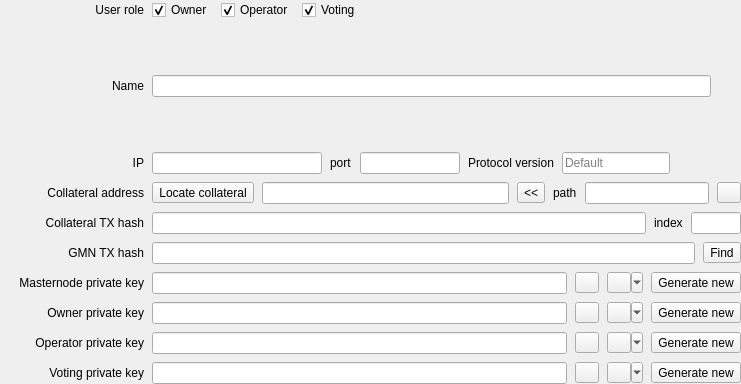
<?xml version="1.0" encoding="UTF-8"?>
<ui version="4.0">
 <class>WdgMasternodeDetails</class>
 <widget class="QWidget" name="WdgMasternodeDetails">
  <property name="geometry">
   <rect>
    <x>0</x>
    <y>0</y>
    <width>741</width>
    <height>384</height>
   </rect>
  </property>
  <property name="sizePolicy">
   <sizepolicy hsizetype="Preferred" vsizetype="Preferred">
    <horstretch>0</horstretch>
    <verstretch>0</verstretch>
   </sizepolicy>
  </property>
  <property name="minimumSize">
   <size>
    <width>700</width>
    <height>0</height>
   </size>
  </property>
  <property name="windowTitle">
   <string>Form</string>
  </property>
  <property name="styleSheet">
   <string notr="true"/>
  </property>
  <layout class="QVBoxLayout" name="verticalLayout_2">
   <property name="spacing">
    <number>0</number>
   </property>
   <property name="leftMargin">
    <number>0</number>
   </property>
   <property name="topMargin">
    <number>0</number>
   </property>
   <property name="rightMargin">
    <number>0</number>
   </property>
   <property name="bottomMargin">
    <number>0</number>
   </property>
   <item>
    <widget class="QWidget" name="widget_2" native="true">
     <property name="sizePolicy">
      <sizepolicy hsizetype="Preferred" vsizetype="Preferred">
       <horstretch>0</horstretch>
       <verstretch>0</verstretch>
      </sizepolicy>
     </property>
     <layout class="QVBoxLayout" name="verticalLayout">
      <property name="spacing">
       <number>8</number>
      </property>
      <property name="leftMargin">
       <number>0</number>
      </property>
      <property name="topMargin">
       <number>0</number>
      </property>
      <property name="rightMargin">
       <number>0</number>
      </property>
      <property name="bottomMargin">
       <number>0</number>
      </property>
      <item>
       <layout class="QHBoxLayout" name="horizontalLayout_12">
        <item>
         <widget class="QLabel" name="lblUserRole">
          <property name="minimumSize">
           <size>
            <width>144</width>
            <height>0</height>
           </size>
          </property>
          <property name="text">
           <string>User role</string>
          </property>
          <property name="alignment">
           <set>Qt::AlignRight|Qt::AlignTrailing|Qt::AlignVCenter</set>
          </property>
         </widget>
        </item>
        <item>
         <widget class="QCheckBox" name="chbRoleOwner">
          <property name="text">
           <string>Owner</string>
          </property>
          <property name="checked">
           <bool>true</bool>
          </property>
         </widget>
        </item>
        <item>
         <widget class="QCheckBox" name="chbRoleOperator">
          <property name="text">
           <string>Operator</string>
          </property>
          <property name="checked">
           <bool>true</bool>
          </property>
         </widget>
        </item>
        <item>
         <widget class="QCheckBox" name="chbRoleVoting">
          <property name="text">
           <string>Voting</string>
          </property>
          <property name="checked">
           <bool>true</bool>
          </property>
         </widget>
        </item>
        <item>
         <spacer name="horizontalSpacer_3">
          <property name="orientation">
           <enum>Qt::Horizontal</enum>
          </property>
          <property name="sizeHint" stdset="0">
           <size>
            <width>40</width>
            <height>0</height>
           </size>
          </property>
         </spacer>
        </item>
       </layout>
      </item>
      <item>
       <layout class="QHBoxLayout" name="horizontalLayout_2">
        <item>
         <widget class="QLabel" name="lblName">
          <property name="minimumSize">
           <size>
            <width>144</width>
            <height>0</height>
           </size>
          </property>
          <property name="layoutDirection">
           <enum>Qt::LeftToRight</enum>
          </property>
          <property name="text">
           <string>Name</string>
          </property>
          <property name="alignment">
           <set>Qt::AlignRight|Qt::AlignTrailing|Qt::AlignVCenter</set>
          </property>
         </widget>
        </item>
        <item>
         <widget class="QLineEdit" name="edtName"/>
        </item>
        <item>
         <widget class="QLabel" name="lblTitle">
          <property name="sizePolicy">
           <sizepolicy hsizetype="Minimum" vsizetype="Preferred">
            <horstretch>0</horstretch>
            <verstretch>0</verstretch>
           </sizepolicy>
          </property>
          <property name="styleSheet">
           <string notr="true"/>
          </property>
          <property name="text">
           <string/>
          </property>
          <property name="wordWrap">
           <bool>false</bool>
          </property>
         </widget>
        </item>
        <item>
         <widget class="QLabel" name="lblAction">
          <property name="text">
           <string/>
          </property>
         </widget>
        </item>
       </layout>
      </item>
      <item>
       <layout class="QHBoxLayout" name="horizontalLayout_3" stretch="0,1,0,0,0,0,0">
        <item>
         <widget class="QLabel" name="lblIP">
          <property name="minimumSize">
           <size>
            <width>144</width>
            <height>0</height>
           </size>
          </property>
          <property name="layoutDirection">
           <enum>Qt::LeftToRight</enum>
          </property>
          <property name="text">
           <string>IP</string>
          </property>
          <property name="alignment">
           <set>Qt::AlignRight|Qt::AlignTrailing|Qt::AlignVCenter</set>
          </property>
         </widget>
        </item>
        <item>
         <widget class="QLineEdit" name="edtIP">
          <property name="sizePolicy">
           <sizepolicy hsizetype="Fixed" vsizetype="Fixed">
            <horstretch>0</horstretch>
            <verstretch>0</verstretch>
           </sizepolicy>
          </property>
          <property name="minimumSize">
           <size>
            <width>170</width>
            <height>0</height>
           </size>
          </property>
          <property name="clearButtonEnabled">
           <bool>true</bool>
          </property>
         </widget>
        </item>
        <item>
         <widget class="QLabel" name="lblPort">
          <property name="text">
           <string>port</string>
          </property>
         </widget>
        </item>
        <item>
         <widget class="QLineEdit" name="edtPort">
          <property name="sizePolicy">
           <sizepolicy hsizetype="Fixed" vsizetype="Fixed">
            <horstretch>0</horstretch>
            <verstretch>0</verstretch>
           </sizepolicy>
          </property>
          <property name="maximumSize">
           <size>
            <width>100</width>
            <height>16777215</height>
           </size>
          </property>
          <property name="clearButtonEnabled">
           <bool>true</bool>
          </property>
         </widget>
        </item>
        <item>
         <widget class="QLabel" name="lblProtocolVersion">
          <property name="text">
           <string>Protocol version</string>
          </property>
         </widget>
        </item>
        <item>
         <widget class="QLineEdit" name="edtProtocolVersion">
          <property name="sizePolicy">
           <sizepolicy hsizetype="Fixed" vsizetype="Fixed">
            <horstretch>0</horstretch>
            <verstretch>0</verstretch>
           </sizepolicy>
          </property>
          <property name="placeholderText">
           <string>Default</string>
          </property>
          <property name="clearButtonEnabled">
           <bool>true</bool>
          </property>
         </widget>
        </item>
        <item>
         <spacer name="horizontalSpacer_2">
          <property name="orientation">
           <enum>Qt::Horizontal</enum>
          </property>
          <property name="sizeHint" stdset="0">
           <size>
            <width>0</width>
            <height>0</height>
           </size>
          </property>
         </spacer>
        </item>
       </layout>
      </item>
      <item>
       <layout class="QHBoxLayout" name="horizontalLayout_5" stretch="0,0,2,0,0,1,0">
        <item>
         <widget class="QLabel" name="lblCollateral">
          <property name="minimumSize">
           <size>
            <width>144</width>
            <height>0</height>
           </size>
          </property>
          <property name="text">
           <string>Collateral address</string>
          </property>
          <property name="alignment">
           <set>Qt::AlignRight|Qt::AlignTrailing|Qt::AlignVCenter</set>
          </property>
         </widget>
        </item>
        <item>
         <widget class="QToolButton" name="btnLocateCollateral">
          <property name="text">
           <string>Locate collateral</string>
          </property>
         </widget>
        </item>
        <item>
         <widget class="QLineEdit" name="edtCollateralAddress">
          <property name="clearButtonEnabled">
           <bool>true</bool>
          </property>
         </widget>
        </item>
        <item>
         <widget class="QToolButton" name="btnBip32PathToAddress">
          <property name="toolTip">
           <string>Convert BIP32 path to address</string>
          </property>
          <property name="text">
           <string>&lt;&lt;</string>
          </property>
         </widget>
        </item>
        <item>
         <widget class="QLabel" name="lblCollateralPath">
          <property name="text">
           <string>path</string>
          </property>
         </widget>
        </item>
        <item>
         <widget class="QLineEdit" name="edtCollateralPath">
          <property name="maximumSize">
           <size>
            <width>16777215</width>
            <height>16777215</height>
           </size>
          </property>
          <property name="clearButtonEnabled">
           <bool>true</bool>
          </property>
         </widget>
        </item>
        <item>
         <widget class="QToolButton" name="btnShowCollateralPathAddress">
          <property name="maximumSize">
           <size>
            <width>16777215</width>
            <height>21</height>
           </size>
          </property>
          <property name="toolTip">
           <string>Show Gewel address for the entered BIP32 path</string>
          </property>
          <property name="text">
           <string/>
          </property>
         </widget>
        </item>
       </layout>
      </item>
      <item>
       <layout class="QHBoxLayout" name="horizontalLayout_6">
        <item>
         <widget class="QLabel" name="lblCollateralTxHash">
          <property name="minimumSize">
           <size>
            <width>144</width>
            <height>0</height>
           </size>
          </property>
          <property name="text">
           <string>Collateral TX hash</string>
          </property>
          <property name="alignment">
           <set>Qt::AlignRight|Qt::AlignTrailing|Qt::AlignVCenter</set>
          </property>
         </widget>
        </item>
        <item>
         <widget class="QLineEdit" name="edtCollateralTxHash">
          <property name="clearButtonEnabled">
           <bool>true</bool>
          </property>
         </widget>
        </item>
        <item>
         <widget class="QLabel" name="lblCollateralTxIndex">
          <property name="text">
           <string>index</string>
          </property>
         </widget>
        </item>
        <item>
         <widget class="QLineEdit" name="edtCollateralTxIndex">
          <property name="maximumSize">
           <size>
            <width>50</width>
            <height>16777215</height>
           </size>
          </property>
         </widget>
        </item>
       </layout>
      </item>
      <item>
       <layout class="QHBoxLayout" name="horizontalLayout_10">
        <item>
         <widget class="QLabel" name="lblGMNTxHash">
          <property name="minimumSize">
           <size>
            <width>144</width>
            <height>0</height>
           </size>
          </property>
          <property name="text">
           <string>GMN TX hash</string>
          </property>
          <property name="alignment">
           <set>Qt::AlignRight|Qt::AlignTrailing|Qt::AlignVCenter</set>
          </property>
         </widget>
        </item>
        <item>
         <widget class="QLineEdit" name="edtGMNTxHash">
          <property name="clearButtonEnabled">
           <bool>true</bool>
          </property>
         </widget>
        </item>
        <item>
         <widget class="QToolButton" name="btnFindGMNTxHash">
          <property name="toolTip">
           <string>Find GMN TX hash based on the ip/port or collateral tx</string>
          </property>
          <property name="text">
           <string>Find</string>
          </property>
         </widget>
        </item>
       </layout>
      </item>
      <item>
       <layout class="QHBoxLayout" name="horizontalLayout">
        <item>
         <widget class="QLabel" name="lblMasternodePrivateKey">
          <property name="minimumSize">
           <size>
            <width>144</width>
            <height>0</height>
           </size>
          </property>
          <property name="text">
           <string>Masternode private key</string>
          </property>
          <property name="alignment">
           <set>Qt::AlignRight|Qt::AlignTrailing|Qt::AlignVCenter</set>
          </property>
         </widget>
        </item>
        <item>
         <widget class="QLineEdit" name="edtMasternodePrivateKey">
          <property name="echoMode">
           <enum>QLineEdit::Password</enum>
          </property>
          <property name="clearButtonEnabled">
           <bool>true</bool>
          </property>
         </widget>
        </item>
        <item>
         <widget class="QToolButton" name="btnCopyMnKey">
          <property name="maximumSize">
           <size>
            <width>16777215</width>
            <height>21</height>
           </size>
          </property>
          <property name="toolTip">
           <string>Copy key to clipboard</string>
          </property>
          <property name="text">
           <string/>
          </property>
          <property name="popupMode">
           <enum>QToolButton::InstantPopup</enum>
          </property>
          <property name="arrowType">
           <enum>Qt::NoArrow</enum>
          </property>
         </widget>
        </item>
        <item>
         <widget class="QToolButton" name="btnShowMnPrivateKey">
          <property name="sizePolicy">
           <sizepolicy hsizetype="Fixed" vsizetype="Fixed">
            <horstretch>0</horstretch>
            <verstretch>0</verstretch>
           </sizepolicy>
          </property>
          <property name="maximumSize">
           <size>
            <width>16777215</width>
            <height>21</height>
           </size>
          </property>
          <property name="toolTip">
           <string>Show/hide private key</string>
          </property>
          <property name="text">
           <string/>
          </property>
          <property name="checkable">
           <bool>true</bool>
          </property>
          <property name="popupMode">
           <enum>QToolButton::MenuButtonPopup</enum>
          </property>
         </widget>
        </item>
        <item>
         <widget class="QToolButton" name="btnGenerateMnPrivateKey">
          <property name="text">
           <string>Generate new</string>
          </property>
         </widget>
        </item>
       </layout>
      </item>
      <item>
       <layout class="QHBoxLayout" name="horizontalLayout_7">
        <item>
         <widget class="QLabel" name="lblOwnerKey">
          <property name="minimumSize">
           <size>
            <width>144</width>
            <height>0</height>
           </size>
          </property>
          <property name="text">
           <string>Owner private key</string>
          </property>
          <property name="alignment">
           <set>Qt::AlignRight|Qt::AlignTrailing|Qt::AlignVCenter</set>
          </property>
         </widget>
        </item>
        <item>
         <widget class="QLineEdit" name="edtOwnerKey">
          <property name="echoMode">
           <enum>QLineEdit::Password</enum>
          </property>
          <property name="clearButtonEnabled">
           <bool>true</bool>
          </property>
         </widget>
        </item>
        <item>
         <widget class="QToolButton" name="btnCopyOwnerKey">
          <property name="maximumSize">
           <size>
            <width>16777215</width>
            <height>21</height>
           </size>
          </property>
          <property name="toolTip">
           <string>Copy key to clipboard</string>
          </property>
          <property name="text">
           <string/>
          </property>
          <property name="popupMode">
           <enum>QToolButton::InstantPopup</enum>
          </property>
         </widget>
        </item>
        <item>
         <widget class="QToolButton" name="btnShowOwnerPrivateKey">
          <property name="maximumSize">
           <size>
            <width>16777215</width>
            <height>21</height>
           </size>
          </property>
          <property name="toolTip">
           <string>Show/hide private key</string>
          </property>
          <property name="text">
           <string/>
          </property>
          <property name="checkable">
           <bool>true</bool>
          </property>
          <property name="popupMode">
           <enum>QToolButton::MenuButtonPopup</enum>
          </property>
         </widget>
        </item>
        <item>
         <widget class="QToolButton" name="btnGenerateOwnerPrivateKey">
          <property name="text">
           <string>Generate new</string>
          </property>
         </widget>
        </item>
       </layout>
      </item>
      <item>
       <layout class="QHBoxLayout" name="horizontalLayout_8">
        <item>
         <widget class="QLabel" name="lblOperatorKey">
          <property name="minimumSize">
           <size>
            <width>144</width>
            <height>0</height>
           </size>
          </property>
          <property name="text">
           <string>Operator private key</string>
          </property>
          <property name="alignment">
           <set>Qt::AlignRight|Qt::AlignTrailing|Qt::AlignVCenter</set>
          </property>
         </widget>
        </item>
        <item>
         <widget class="QLineEdit" name="edtOperatorKey">
          <property name="echoMode">
           <enum>QLineEdit::Password</enum>
          </property>
          <property name="clearButtonEnabled">
           <bool>true</bool>
          </property>
         </widget>
        </item>
        <item>
         <widget class="QToolButton" name="btnCopyOperatorKey">
          <property name="maximumSize">
           <size>
            <width>16777215</width>
            <height>21</height>
           </size>
          </property>
          <property name="toolTip">
           <string>Copy key to clipboard</string>
          </property>
          <property name="text">
           <string/>
          </property>
          <property name="popupMode">
           <enum>QToolButton::InstantPopup</enum>
          </property>
         </widget>
        </item>
        <item>
         <widget class="QToolButton" name="btnShowOperatorPrivateKey">
          <property name="maximumSize">
           <size>
            <width>16777215</width>
            <height>21</height>
           </size>
          </property>
          <property name="toolTip">
           <string>Show/hide private key</string>
          </property>
          <property name="text">
           <string/>
          </property>
          <property name="checkable">
           <bool>true</bool>
          </property>
          <property name="popupMode">
           <enum>QToolButton::MenuButtonPopup</enum>
          </property>
         </widget>
        </item>
        <item>
         <widget class="QToolButton" name="btnGenerateOperatorPrivateKey">
          <property name="text">
           <string>Generate new</string>
          </property>
         </widget>
        </item>
       </layout>
      </item>
      <item>
       <layout class="QHBoxLayout" name="horizontalLayout_9">
        <item>
         <widget class="QLabel" name="lblVotingKey">
          <property name="minimumSize">
           <size>
            <width>144</width>
            <height>0</height>
           </size>
          </property>
          <property name="text">
           <string>Voting private key</string>
          </property>
          <property name="alignment">
           <set>Qt::AlignRight|Qt::AlignTrailing|Qt::AlignVCenter</set>
          </property>
         </widget>
        </item>
        <item>
         <widget class="QLineEdit" name="edtVotingKey">
          <property name="echoMode">
           <enum>QLineEdit::Password</enum>
          </property>
          <property name="clearButtonEnabled">
           <bool>true</bool>
          </property>
         </widget>
        </item>
        <item>
         <widget class="QToolButton" name="btnCopyVotingKey">
          <property name="maximumSize">
           <size>
            <width>16777215</width>
            <height>21</height>
           </size>
          </property>
          <property name="toolTip">
           <string>Copy key to clipboard</string>
          </property>
          <property name="text">
           <string/>
          </property>
          <property name="popupMode">
           <enum>QToolButton::InstantPopup</enum>
          </property>
         </widget>
        </item>
        <item>
         <widget class="QToolButton" name="btnShowVotingPrivateKey">
          <property name="maximumSize">
           <size>
            <width>16777215</width>
            <height>21</height>
           </size>
          </property>
          <property name="toolTip">
           <string>Show/hide private key</string>
          </property>
          <property name="text">
           <string/>
          </property>
          <property name="checkable">
           <bool>true</bool>
          </property>
          <property name="popupMode">
           <enum>QToolButton::MenuButtonPopup</enum>
          </property>
         </widget>
        </item>
        <item>
         <widget class="QToolButton" name="btnGenerateVotingPrivateKey">
          <property name="text">
           <string>Generate new</string>
          </property>
         </widget>
        </item>
       </layout>
      </item>
     </layout>
    </widget>
   </item>
  </layout>
 </widget>
 <tabstops>
  <tabstop>edtName</tabstop>
  <tabstop>edtIP</tabstop>
  <tabstop>edtPort</tabstop>
  <tabstop>edtCollateralAddress</tabstop>
  <tabstop>edtCollateralPath</tabstop>
  <tabstop>edtCollateralTxHash</tabstop>
  <tabstop>edtCollateralTxIndex</tabstop>
  <tabstop>edtGMNTxHash</tabstop>
  <tabstop>edtMasternodePrivateKey</tabstop>
  <tabstop>edtOwnerKey</tabstop>
  <tabstop>edtOperatorKey</tabstop>
  <tabstop>edtVotingKey</tabstop>
  <tabstop>btnGenerateMnPrivateKey</tabstop>
  <tabstop>chbRoleOwner</tabstop>
  <tabstop>chbRoleOperator</tabstop>
  <tabstop>chbRoleVoting</tabstop>
 </tabstops>
 <resources/>
 <connections/>
</ui>
